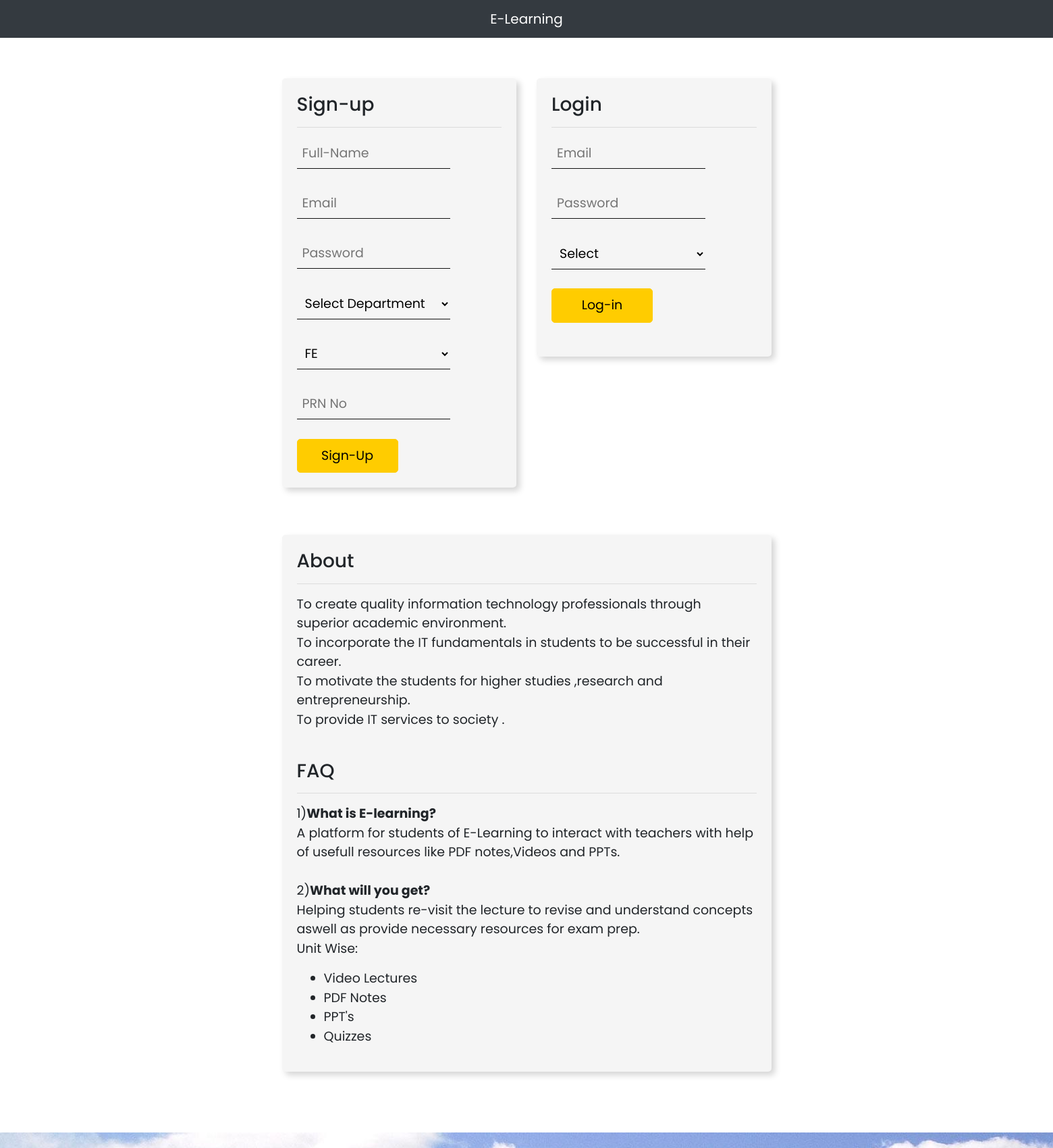
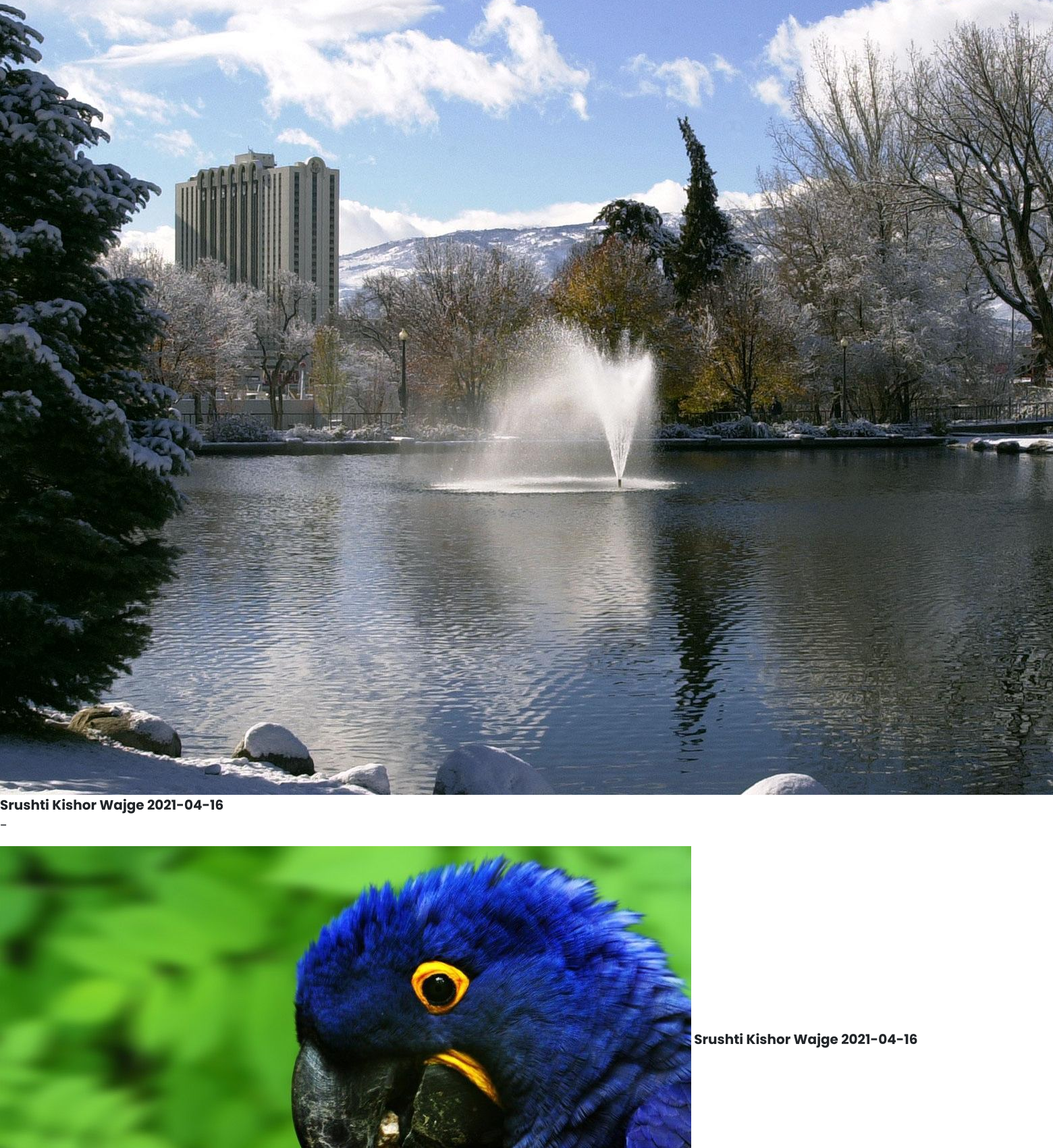
The page / (upper part) on the database its author committed (2 pictures, top to bottom).
### tables this page shows
CREATE TABLE `blog` (
  `blog_id` int(11) NOT NULL,
  `author` varchar(50) NOT NULL,
  `submission_date` date NOT NULL,
  `imagepath` varchar(500) NOT NULL,
  `blogtext` longtext NOT NULL
);

### showblog.php (the view, shortened to what this page needs)
<html>
<head>
	<?php include 'links.php' ?>
  <?php include 'connection.php'; ?>
  </head>
  <body>
<?php
        $query = "select * from blog";
        $showblog=mysqli_query($conn,$query);
        while($run=mysqli_fetch_assoc($showblog))
        {
            ?>
            <dl>
            <dt><?php echo "<img src='".$run['imagepath']."'/>\t".$run['author']."\t".$run['submission_date']."\t";?></dt>
            <dd>- <?php echo $run['blogtext'];?></dd>
            </dl>
            <?php
        }
?>
  </body>
</html>

### style.php (style rules this page uses)
body { font-family: 'Poppins', sans-serif; font-size: 20px; -webkit-user-select: none; -moz-user-select: none; -ms-user-select: none; user-select: none; }

### rows shown on the page
blog: imagepath (picture), author "Srushti Kishor Wajge", submission_date "2021-04-16"
blog: imagepath (picture), author "Srushti Kishor Wajge", submission_date "2021-04-16"
